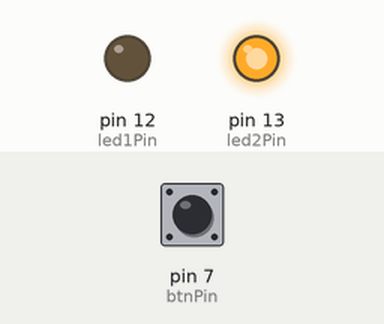
Recording of a sketch running on a simulated Arduino Uno, built with avr-gcc and run on an emulated ATmega328P. Shown: output pins drawn as LEDs (lit = HIGH). The test bench sets the inputs (shaded band); at power-on: pin 7 (btnPin) HIGH. What the sketch prints to the serial monitor is not drawn.

Above: at 1.2 s.
1.3 s: pin 7 (btnPin) pulled LOW for 0.15 s
At 1.38 s:
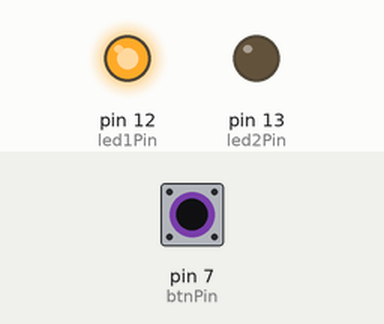
2.9 s: pin 7 (btnPin) pulled LOW for 3.2 s
At 7.1 s:
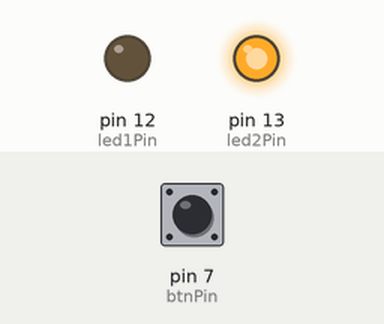
Timing chart, 0 to 8.6 s (numbered marks = the images above; inputs shaded):
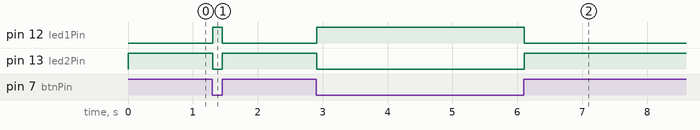

Measured:
- after the input at 1.3 s, pin 12 (led1Pin): LOW → HIGH at once, → LOW 0.15 s later; pin 13 (led2Pin): HIGH → LOW at once, → HIGH 0.15 s later
- after the input at 2.9 s, pin 12 (led1Pin): LOW → HIGH at once, → LOW 3.2 s later; pin 13 (led2Pin): HIGH → LOW at once, → HIGH 3.2 s later

The sketch:

exe1.6.ino
```cpp
int led1Pin=12, led2Pin=13;
int btnPin = 7;

void setup()
{
  pinMode(led1Pin, OUTPUT);
  pinMode(led2Pin, OUTPUT);
  pinMode(btnPin, INPUT_PULLUP);
  Serial.begin(9600);
}

void loop()
{
  bool btnStatus = !digitalRead(btnPin);
  Serial.println(btnStatus);
  digitalWrite(led1Pin, btnStatus);
  digitalWrite(led2Pin, !btnStatus);
}
```
